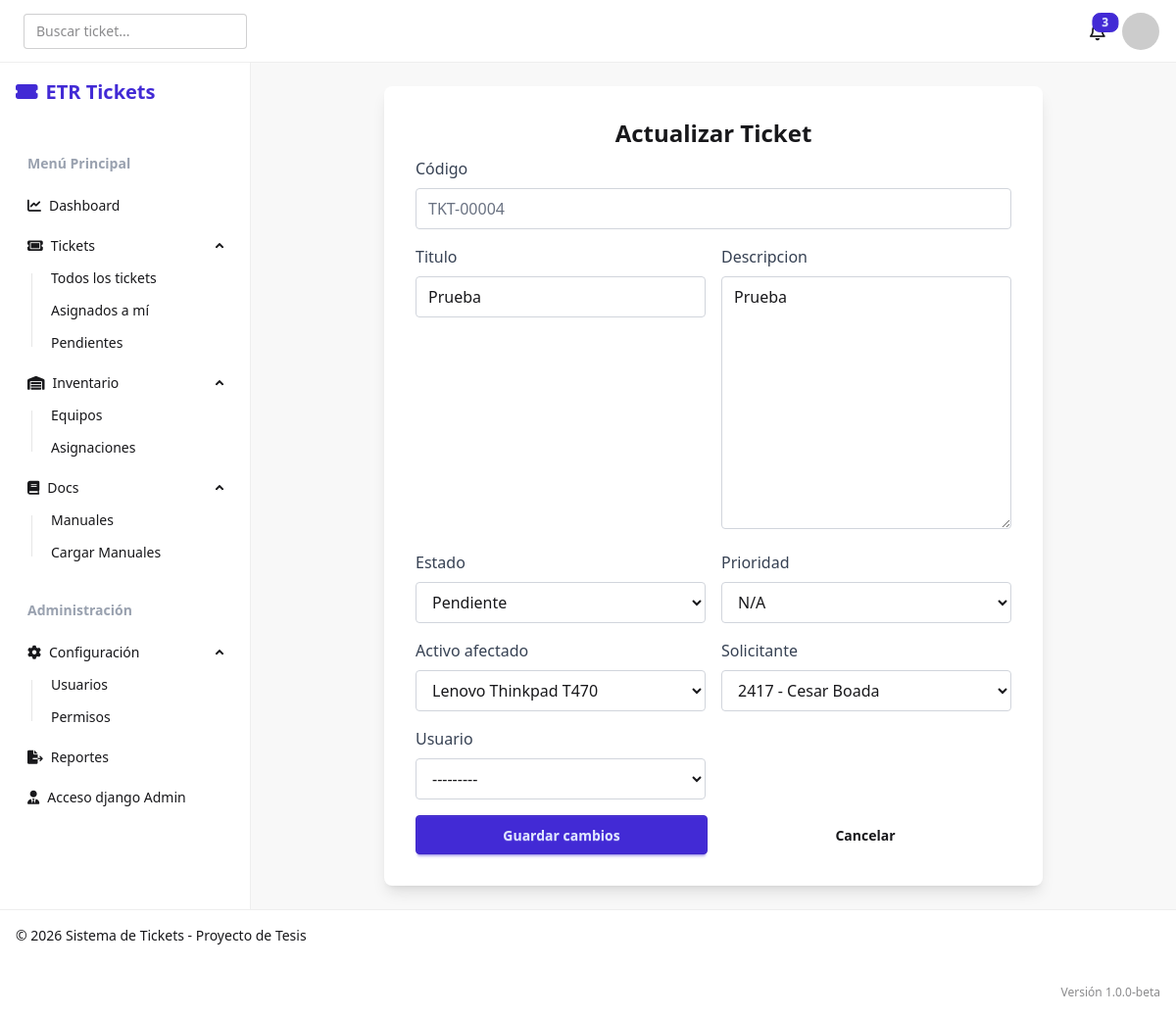
The page /tickets/view/4/edit/ (signed in) on the database as committed earlier.
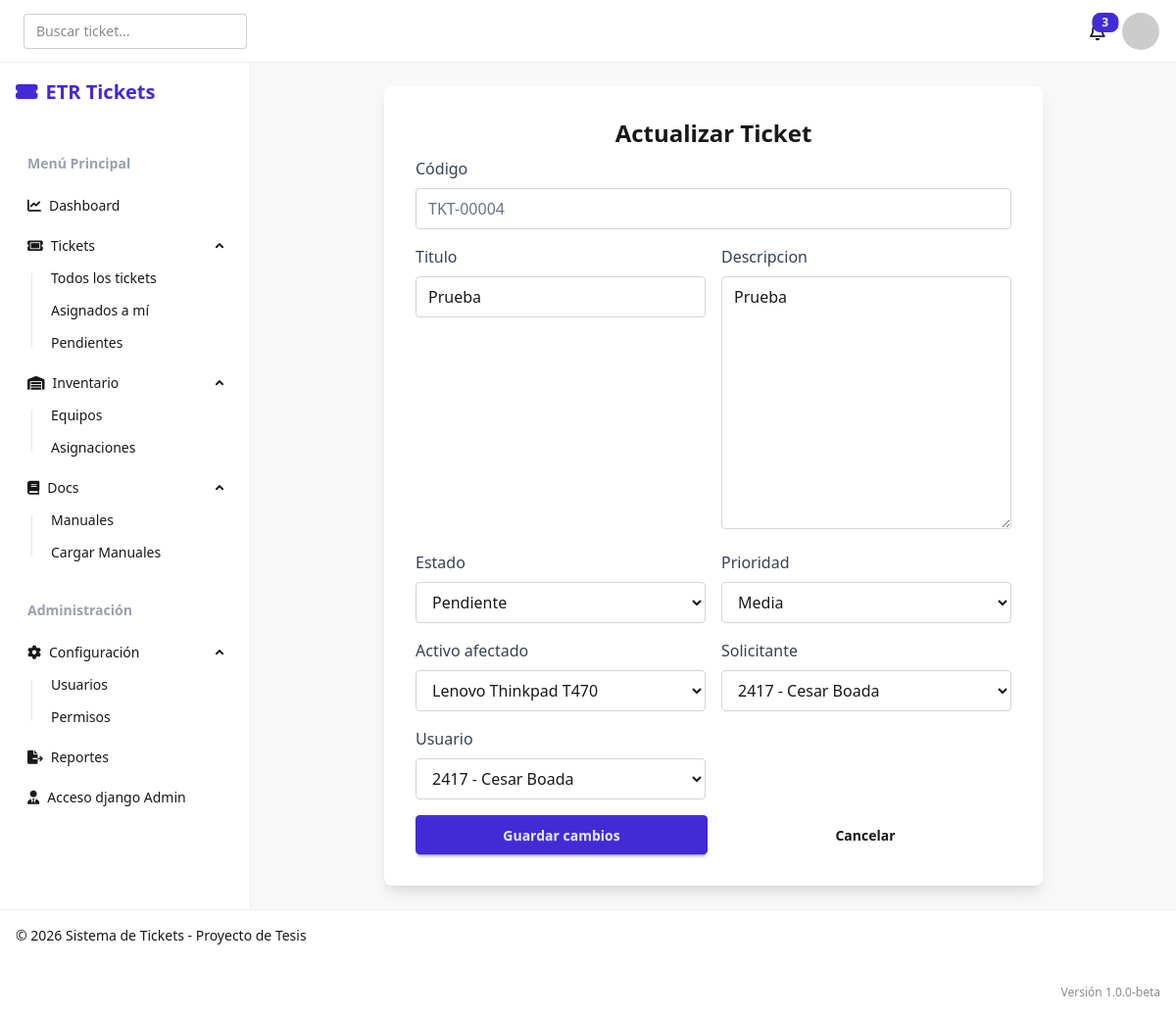
The same page on the database as committed later.
### tickets/models.py (models this page shows, shortened)
class matriz_prioridad(models.Model):
    prioridad = models.CharField(max_length=20, unique=True)
    tiempo_respuesta_minutos = models.IntegerField()
    tiempo_resolucion_minutos = models.IntegerField()
    def __str__(self):
        return f"{self.prioridad}"

class tickets(models.Model):
    codigo_ticket = models.CharField(max_length=30, unique=True)
    titulo = models.CharField(max_length=150)
    descripcion = models.TextField()
    prioridad = models.ForeignKey(
        matriz_prioridad,
        on_delete=models.PROTECT,
        to_field='prioridad',
        db_column='prioridad',
        related_name='tickets',
        default='N/A',
    )
    ESTADO_TYPES = [
        ('Pendiente', 'Pendiente'),
        ('En Progreso', 'En Progreso'),
        ('Resuelto', 'Resuelto'),
        ('Cerrado', 'Cerrado'),
    ]
    estado = models.CharField(max_length=30, default='Pendiente', choices=ESTADO_TYPES)
    solicitante = models.ForeignKey(
        'users.usuario',
        on_delete=models.PROTECT,
        to_field='ID_empleado',
        db_column='solicitante',
        related_name='tickets_solicitados',
    )
    usuario = models.ForeignKey(
        'users.usuario',
        on_delete=models.PROTECT,
        to_field='ID_empleado',
        db_column='usuario',
        related_name='tickets_asignados',
        null=True,
        blank=True,
    )
    activo_afectado = models.ForeignKey(
        'inventory.activos',
        on_delete=models.CASCADE,
        to_field='codigo',
        db_column='activo_afectado',
        related_name='tickets_afectados',
        limit_choices_to={'estado': 'activo'},
)
    fecha_creacion = models.DateTimeField(auto_now_add=True)
    fecha_resolucion = models.DateTimeField(null=True, blank=True)

### tickets/views.py (the view)
# urls.py: path('view/<int:ticket_id>/edit/', views.tickets_edit, name='tickets_edit'),
@login_required
def tickets_edit(request, ticket_id):
    print(f"Intentando editar el ticket con ID: {ticket_id}")
    ticket = get_object_or_404(tickets, pk=ticket_id)
    if request.method == 'POST':
        form = TicketUpdateForm(request.POST, instance=ticket)
        ticket_actual = tickets.objects.get(pk=ticket_id)
        if form.is_valid():
            ticket = form.save(commit=False)
            if form.cleaned_data['estado'] != ticket_actual.estado:
                print(f"Estado cambiado de {ticket_actual.estado} a {form.cleaned_data['estado']}")
                ticket.fecha_resolucion = timezone.now()
                _save_historial_ticket(ticket_id, form, request)
            ticket.save()
            messages.success(request, 'Ticket actualizado correctamente.')
            return redirect('tickets_view')
    else:
        form = TicketUpdateForm(instance=ticket)
    return render(request, 'tickets_edit.html', {'form': form, 'ticket': ticket})

### tickets/forms.py
class TicketUpdateForm(forms.ModelForm):
    class Meta:
        model = tickets
        fields = (
            'titulo',
            'descripcion',
            'estado',
            'prioridad',
            'activo_afectado',
            'solicitante',
            'usuario',
        )
    def __init__(self, *args, **kwargs):
        super().__init__(*args, **kwargs)
        for field in self.fields.values():
            field.widget.attrs.setdefault(
                'class',
                'w-full px-3 py-2 border border-gray-300 rounded focus:outline-none focus:ring focus:border-blue-300',
            )

### inventory/models.py (called while the page is built)
    def __str__(self):
        return f"{self.marca} {self.modelo}"

### users/models.py (called while the page is built)
    def __str__(self):
        return f"{self.ID_empleado} - {self.get_full_name()}"

### tickets/templates/tickets_edit.html (shortened to what this page needs)
{% extends 'base.html' %}
{% block content %}
<div class="flex items-center justify-center h-full">
    <div class="w-full max-w-2xl bg-base-100 p-8 rounded-lg shadow-lg">
        <h2 class="text-2xl font-bold mb-2 text-center">Actualizar Ticket</h2>
        <form method="post" class="space-y-4">
            <div>
                <label class="block text-gray-700 mb-2">Código</label>
                <input type="text" value="{{ ticket.codigo_ticket }}" class="w-full px-3 py-2 border border-gray-300 rounded bg-gray-100 text-gray-500" disabled>
            </div>
            <div class="grid grid-cols-1 md:grid-cols-2 gap-4">
                {% for field in form.visible_fields %}
                    <div>
                        <label for="{{ field.id_for_label }}" class="block text-gray-700 mb-2">{{ field.label }}</label>
                        {{ field }}
                    </div>
                {% endfor %}
            </div>
            <div class="flex flex-col sm:flex-row gap-3">
                <button type="submit" class="btn btn-primary flex-1">Guardar cambios</button>
                <a href="{% url 'tickets_view' %}" class="btn btn-ghost flex-1">Cancelar</a>
            </div>
        </form>
    </div>
</div>
{% endblock %}

Rows that differ between the two databases and show on the page:
changed tickets "TKT-00004": usuario "---------" → "2417 - Cesar Boada"
computed for matriz_prioridad: prioridad "N/A" → "Media"
